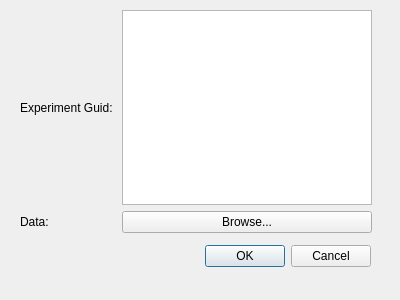
<?xml version="1.0" encoding="UTF-8"?>
<ui version="4.0">
 <class>Dialog</class>
 <widget class="QDialog" name="Dialog">
  <property name="windowModality">
   <enum>Qt::WindowModal</enum>
  </property>
  <property name="geometry">
   <rect>
    <x>0</x>
    <y>0</y>
    <width>400</width>
    <height>300</height>
   </rect>
  </property>
  <property name="windowTitle">
   <string>Upload Data</string>
  </property>
  <widget class="QDialogButtonBox" name="buttonBox">
   <property name="geometry">
    <rect>
     <x>30</x>
     <y>240</y>
     <width>341</width>
     <height>32</height>
    </rect>
   </property>
   <property name="orientation">
    <enum>Qt::Horizontal</enum>
   </property>
   <property name="standardButtons">
    <set>QDialogButtonBox::Cancel|QDialogButtonBox::Ok</set>
   </property>
  </widget>
  <widget class="QWidget" name="">
   <property name="geometry">
    <rect>
     <x>20</x>
     <y>10</y>
     <width>352</width>
     <height>223</height>
    </rect>
   </property>
   <layout class="QGridLayout" name="gridLayout">
    <item row="0" column="0">
     <widget class="QLabel" name="guid_label">
      <property name="text">
       <string>Experiment Guid: </string>
      </property>
     </widget>
    </item>
    <item row="0" column="1">
     <widget class="QTextEdit" name="guid_textbox"/>
    </item>
    <item row="1" column="0">
     <widget class="QLabel" name="data_label">
      <property name="text">
       <string>Data:</string>
      </property>
     </widget>
    </item>
    <item row="1" column="1">
     <widget class="QPushButton" name="browse_button">
      <property name="text">
       <string>Browse...</string>
      </property>
     </widget>
    </item>
   </layout>
   <zorder>guid_label</zorder>
   <zorder>data_label</zorder>
   <zorder>browse_button</zorder>
   <zorder>guid_textbox</zorder>
  </widget>
 </widget>
 <resources/>
 <connections>
  <connection>
   <sender>buttonBox</sender>
   <signal>accepted()</signal>
   <receiver>Dialog</receiver>
   <slot>accept()</slot>
   <hints>
    <hint type="sourcelabel">
     <x>248</x>
     <y>254</y>
    </hint>
    <hint type="destinationlabel">
     <x>157</x>
     <y>274</y>
    </hint>
   </hints>
  </connection>
  <connection>
   <sender>buttonBox</sender>
   <signal>rejected()</signal>
   <receiver>Dialog</receiver>
   <slot>reject()</slot>
   <hints>
    <hint type="sourcelabel">
     <x>316</x>
     <y>260</y>
    </hint>
    <hint type="destinationlabel">
     <x>286</x>
     <y>274</y>
    </hint>
   </hints>
  </connection>
 </connections>
</ui>
